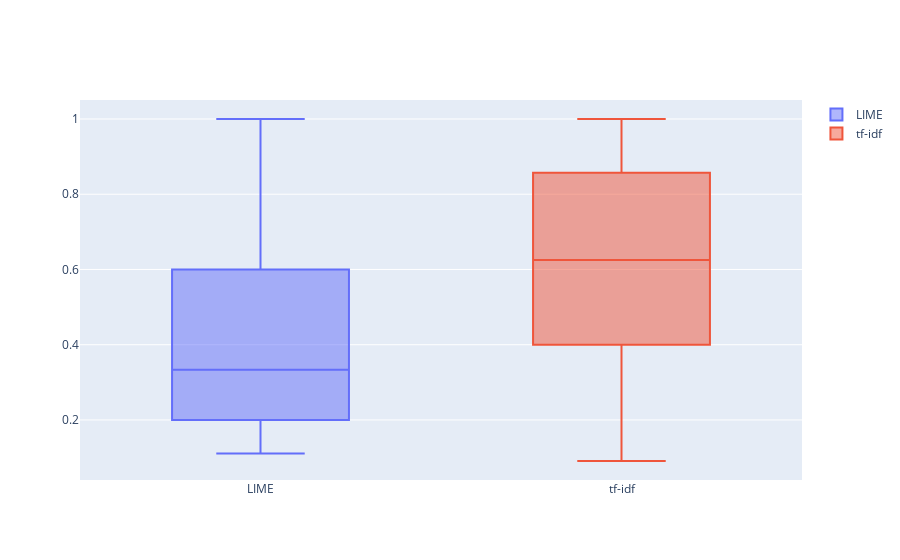

Notebook code cell kept with this figure:
### Code cell
compare_boxplots(lime_max_recall, 
                 baseline_max_recall, 
                 'LIME', 
                 'tf-idf', 
                 use_plotly)

### Figure 1 — Plotly figure (JSON) as saved in the notebook; plotly's stock layout.template omitted (floating-point values rounded to 4 significant figures; data arrays with more than 128 entries replaced by an {"elided": "..."} marker saying what was removed)
{"data": [{"name": "LIME", "type": "box", "y": {"elided": "138 float values"}}, {"name": "tf-idf", "type": "box", "y": {"elided": "185 float values"}}], "layout": {}}
